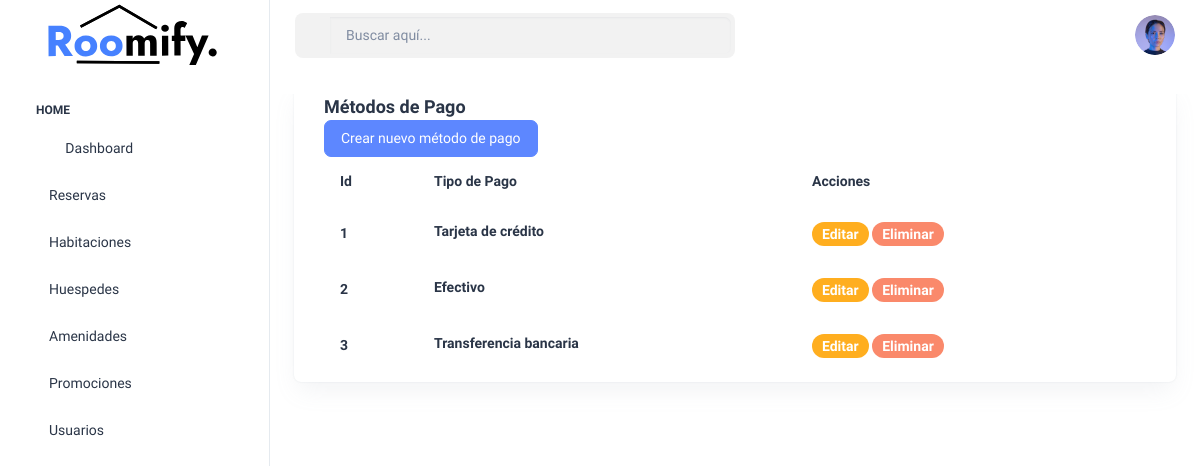
Before: /programas/tipo_de_pago/index.php with the older database file.
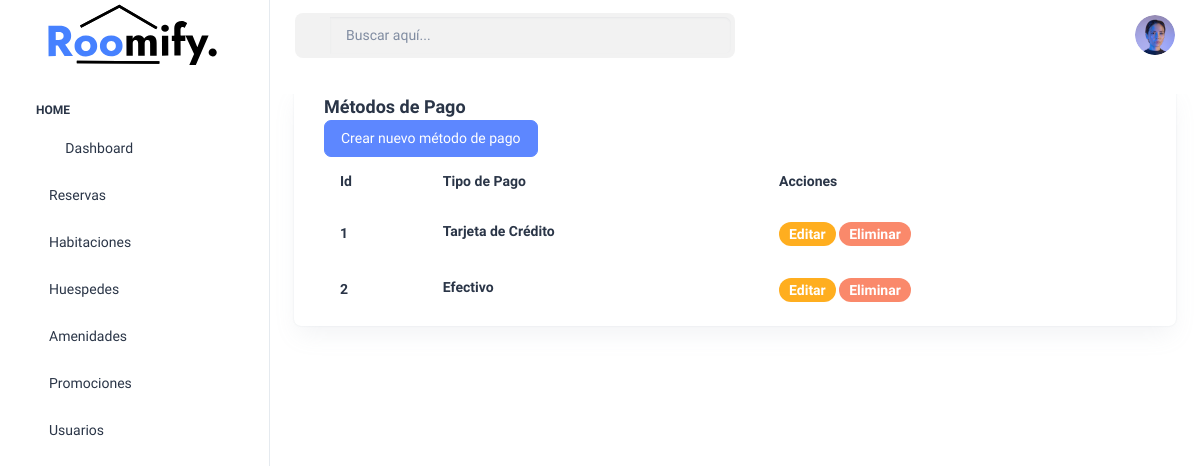
After: the same page with the newer database file.
### tables this page shows
CREATE TABLE `metodo_pago` (
  `id_metodo_pago` int(11) NOT NULL,
  `tipo_pago` varchar(50) DEFAULT NULL,
  `descripcion_pago` varchar(255) DEFAULT NULL
);

### programas/tipo_de_pago/index.php (the view, shortened to what the changed rows need)
<?php
include("../../conexion.php");
$sentencia = $conexion->prepare("SELECT id_metodo_pago, tipo_pago FROM metodo_pago");
$sentencia->execute();
$resultado_metodos = $sentencia->fetchAll(PDO::FETCH_ASSOC);
?>
<!doctype html>
<html lang="es">
<head>
    <link rel="stylesheet" href="../../assets/css/styles.min.css" />
</head>
<body>
    <div class="page-wrapper" id="main-wrapper" data-layout="vertical" data-navbarbg="skin6" data-sidebartype="full"
        data-sidebar-position="fixed" data-header-position="fixed">
        <div class="body-wrapper">
            <div class="container-fluid">
                <div class="container-content">
                    <div class="row">
                        <div class="col-lg-12 d-flex align-items-stretch">
                            <div class="card w-100">
                                <div class="card-body py-2">
                                    <div class="table-responsive">
                                        <table class="table text-nowrap mb-0 align-middle">
                                            <thead class="text-dark fs-4">
                                                <tr>
                                                    <th class="border-bottom-0">
                                                        <h6 class="fw-semibold mb-0">Id</h6>
                                                    </th>
                                                    <th class="border-bottom-0">
                                                        <h6 class="fw-semibold mb-0">Tipo de Pago</h6>
                                                    </th>
                                                    <th class="border-bottom-0">
                                                        <h6 class="fw-semibold mb-0">Acciones</h6>
                                                    </th>
                                                </tr>
                                            </thead>
                                            <tbody>
                                                <?php foreach ($resultado_metodos as $key => $value) { ?>
                                                    <tr>
                                                        <td class="border-bottom-0">
                                                            <h6 class="fw-semibold mb-0"><?php echo $value["id_metodo_pago"] ?></h6>
                                                        </td>
                                                        <td class="border-bottom-0">
                                                            <h6 class="fw-semibold mb-1"><?php echo $value["tipo_pago"] ?></h6>
                                                        </td>
                                                        <td class="border-bottom-0">
                                                            <a href="edit.php?id=<?php echo $value["id_metodo_pago"]; ?>"
                                                                class="badge bg-warning rounded-3 fw-semibold">Editar</a>
                                                            <a href="index.php?txtID=<?php echo $value["id_metodo_pago"] ?>"
                                                                class="badge bg-danger rounded-3 fw-semibold">Eliminar</a>
                                                        </td>
                                                    </tr>
                                                <?php } ?>
                                            </tbody>
                                        </table>
                                    </div>
                                </div>
                            </div>
                        </div>
                    </div>
                </div>
            </div>
        </div>
    </div>
</body>
</html>

Changed rows visible on the page:
removed metodo_pago: id_metodo_pago "3", tipo_pago "Transferencia bancaria"
changed metodo_pago id 1: tipo_pago "Tarjeta de crédito" → "Tarjeta de Crédito"
